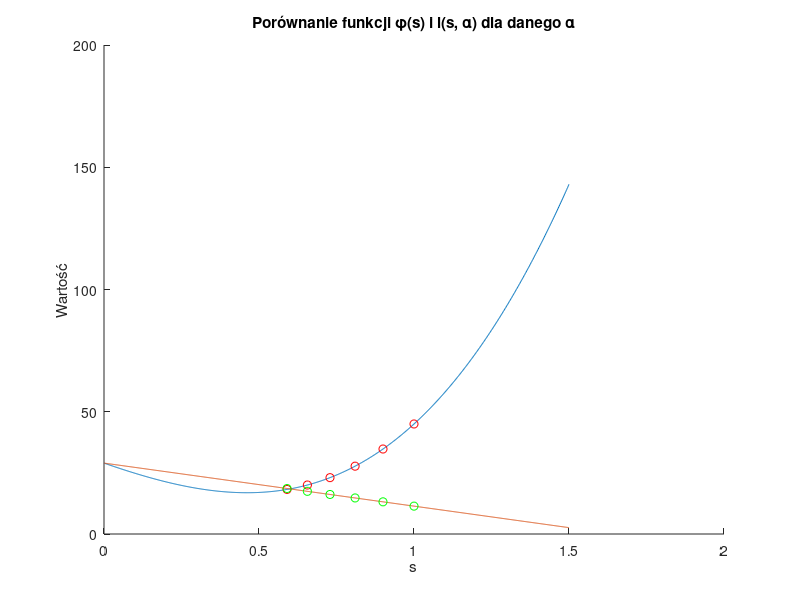

MATLAB code to generate this figure:
% Definicja funkcji φ(s)
phi = @(s) 40 * s.^3 + 20 * s.^2 - 44 * s + 29;

% Definicja funkcji afinicznej
l = @(s, alpha) 29 - alpha * 44 * s;

% Wartość alpha
alpha = 0.4;
beta = 0.9;

% Wartości s
s_values = linspace(0, 1.5, 1000);

% Obliczenie wartości funkcji dla danej wartości alpha
l_values = l(s_values, alpha);
phi_values = phi(s_values);

% Generowanie wykresu
figure;
hold on;

% Wykres funkcji φ(s)
plot(s_values, phi_values, 'DisplayName', '\phi(s)');
% Wykres funkcji afinicznej l(s, alpha)
plot(s_values, l_values, 'DisplayName', ['l(s, \alpha), \alpha = ' num2str(alpha)]);

% Dodanie etykiet dla osi x, y i tytułu wykresu
xlabel('s');
ylabel('Wartość');
title('Porównanie funkcji \phi(s) i l(s, \alpha) dla danego \alpha');

% Wykonaj pętlę while
s = 1;
while phi(s) >= l(s,alpha)
    % Dodanie punktu na wykresie funkcji φ(s)
    plot(s, phi(s), 'ro');
    % Dodanie punktu na wykresie funkcji l(s, alpha)
    plot(s, l(s, alpha), 'go');
    % Aktualizacja wartości s
    s = beta * s;
end
% Dodanie punktu na wykresie funkcji φ(s)
plot(s, phi(s), 'ro');
% Dodanie punktu na wykresie funkcji l(s, alpha)
plot(s, l(s, alpha), 'go');
s
hold off;
